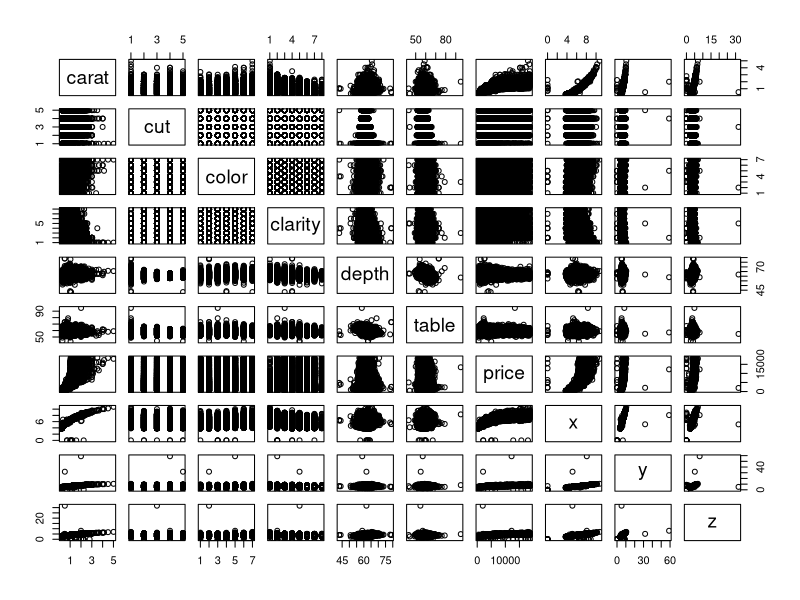
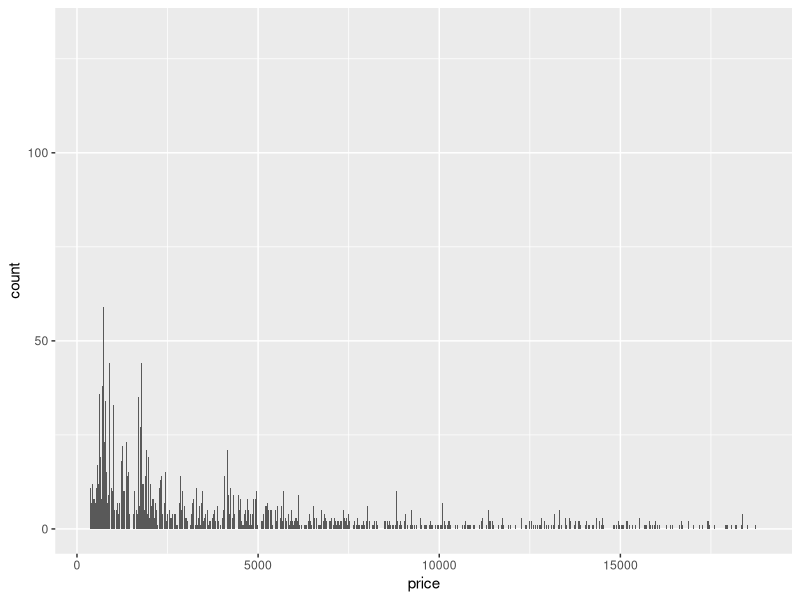

Generate these figures, in order, with R:
## ---- chunk 1
knitr::opts_chunk$set(echo = TRUE)
## ---- chunk 2
c <- seq(from =0,to =1,length.out = 10)
str(c)
c1 <- c(1,2,3)
str(c1)
?by
c <- 1:10
library(ggplot2)
data(diamonds)
summary(diamonds)
## ---- chunk 3
data(mtcars)
summary(mtcars)
plot(diamonds)
## ---- chunk 4
ggplot(aes(price),data = diamonds)+geom_bar()
summary(diamonds)
